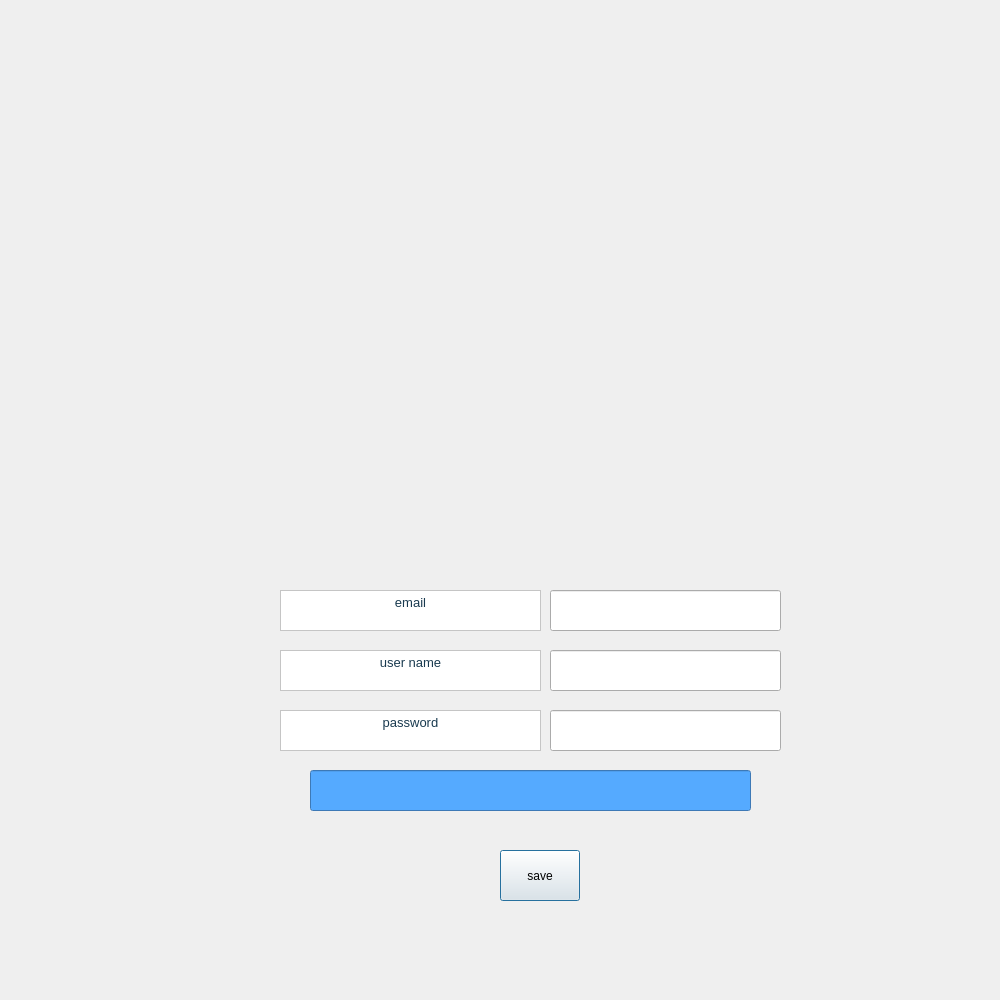
<?xml version="1.0" encoding="UTF-8"?>
<ui version="4.0">
 <class>sing_up</class>
 <widget class="QDialog" name="sing_up">
  <property name="geometry">
   <rect>
    <x>0</x>
    <y>0</y>
    <width>1000</width>
    <height>1000</height>
   </rect>
  </property>
  <property name="sizePolicy">
   <sizepolicy hsizetype="Preferred" vsizetype="Preferred">
    <horstretch>100</horstretch>
    <verstretch>0</verstretch>
   </sizepolicy>
  </property>
  <property name="minimumSize">
   <size>
    <width>1000</width>
    <height>1000</height>
   </size>
  </property>
  <property name="maximumSize">
   <size>
    <width>1000</width>
    <height>1000</height>
   </size>
  </property>
  <property name="windowTitle">
   <string>Dialog</string>
  </property>
  <property name="styleSheet">
   <string notr="true">background-image: url(:/new/prefix2/WELCOM.png);</string>
  </property>
  <widget class="QTextEdit" name="textEdit">
   <property name="geometry">
    <rect>
     <x>280</x>
     <y>590</y>
     <width>261</width>
     <height>41</height>
    </rect>
   </property>
   <property name="styleSheet">
    <string notr="true">background-color: rgb(255, 255, 255);</string>
   </property>
   <property name="readOnly">
    <bool>true</bool>
   </property>
   <property name="html">
    <string>&lt;!DOCTYPE HTML PUBLIC &quot;-//W3C//DTD HTML 4.0//EN&quot; &quot;http://www.w3.org/TR/REC-html40/strict.dtd&quot;&gt;
&lt;html&gt;&lt;head&gt;&lt;meta name=&quot;qrichtext&quot; content=&quot;1&quot; /&gt;&lt;style type=&quot;text/css&quot;&gt;
p, li { white-space: pre-wrap; }
&lt;/style&gt;&lt;/head&gt;&lt;body style=&quot; font-family:'MS Shell Dlg 2'; font-size:7.8pt; font-weight:400; font-style:normal;&quot;&gt;
&lt;p align=&quot;center&quot; style=&quot; margin-top:0px; margin-bottom:0px; margin-left:0px; margin-right:0px; -qt-block-indent:0; text-indent:0px;&quot;&gt;&lt;span style=&quot; font-size:10pt; color:#193a4f;&quot;&gt;email&lt;/span&gt;&lt;/p&gt;&lt;/body&gt;&lt;/html&gt;</string>
   </property>
  </widget>
  <widget class="QTextEdit" name="textEdit_2">
   <property name="geometry">
    <rect>
     <x>280</x>
     <y>710</y>
     <width>261</width>
     <height>41</height>
    </rect>
   </property>
   <property name="styleSheet">
    <string notr="true">background-color: rgb(255, 255, 255);</string>
   </property>
   <property name="readOnly">
    <bool>true</bool>
   </property>
   <property name="html">
    <string>&lt;!DOCTYPE HTML PUBLIC &quot;-//W3C//DTD HTML 4.0//EN&quot; &quot;http://www.w3.org/TR/REC-html40/strict.dtd&quot;&gt;
&lt;html&gt;&lt;head&gt;&lt;meta name=&quot;qrichtext&quot; content=&quot;1&quot; /&gt;&lt;style type=&quot;text/css&quot;&gt;
p, li { white-space: pre-wrap; }
&lt;/style&gt;&lt;/head&gt;&lt;body style=&quot; font-family:'MS Shell Dlg 2'; font-size:7.8pt; font-weight:400; font-style:normal;&quot;&gt;
&lt;p align=&quot;center&quot; style=&quot; margin-top:0px; margin-bottom:0px; margin-left:0px; margin-right:0px; -qt-block-indent:0; text-indent:0px;&quot;&gt;&lt;span style=&quot; font-size:10pt; color:#193a4f;&quot;&gt;password&lt;/span&gt;&lt;/p&gt;&lt;/body&gt;&lt;/html&gt;</string>
   </property>
  </widget>
  <widget class="QTextEdit" name="textEdit_3">
   <property name="geometry">
    <rect>
     <x>280</x>
     <y>650</y>
     <width>261</width>
     <height>41</height>
    </rect>
   </property>
   <property name="styleSheet">
    <string notr="true">background-color: rgb(255, 255, 255);</string>
   </property>
   <property name="readOnly">
    <bool>true</bool>
   </property>
   <property name="html">
    <string>&lt;!DOCTYPE HTML PUBLIC &quot;-//W3C//DTD HTML 4.0//EN&quot; &quot;http://www.w3.org/TR/REC-html40/strict.dtd&quot;&gt;
&lt;html&gt;&lt;head&gt;&lt;meta name=&quot;qrichtext&quot; content=&quot;1&quot; /&gt;&lt;style type=&quot;text/css&quot;&gt;
p, li { white-space: pre-wrap; }
&lt;/style&gt;&lt;/head&gt;&lt;body style=&quot; font-family:'MS Shell Dlg 2'; font-size:7.8pt; font-weight:400; font-style:normal;&quot;&gt;
&lt;p align=&quot;center&quot; style=&quot; margin-top:0px; margin-bottom:0px; margin-left:0px; margin-right:0px; -qt-block-indent:0; text-indent:0px;&quot;&gt;&lt;span style=&quot; font-size:10pt; color:#193a4f;&quot;&gt;user name&lt;/span&gt;&lt;/p&gt;&lt;/body&gt;&lt;/html&gt;</string>
   </property>
  </widget>
  <widget class="QLineEdit" name="emailtxt">
   <property name="geometry">
    <rect>
     <x>550</x>
     <y>590</y>
     <width>231</width>
     <height>41</height>
    </rect>
   </property>
  </widget>
  <widget class="QLineEdit" name="usertxt">
   <property name="geometry">
    <rect>
     <x>550</x>
     <y>650</y>
     <width>231</width>
     <height>41</height>
    </rect>
   </property>
  </widget>
  <widget class="QLineEdit" name="passtxt">
   <property name="geometry">
    <rect>
     <x>550</x>
     <y>710</y>
     <width>231</width>
     <height>41</height>
    </rect>
   </property>
  </widget>
  <widget class="QLineEdit" name="alarmtxt">
   <property name="geometry">
    <rect>
     <x>310</x>
     <y>770</y>
     <width>441</width>
     <height>41</height>
    </rect>
   </property>
   <property name="styleSheet">
    <string notr="true">background-color: rgb(85, 170, 255);
font: 11pt &quot;Modern No. 20&quot;;
color: rgb(255, 26, 26);</string>
   </property>
   <property name="readOnly">
    <bool>true</bool>
   </property>
  </widget>
  <widget class="QPushButton" name="pushButton">
   <property name="geometry">
    <rect>
     <x>500</x>
     <y>850</y>
     <width>80</width>
     <height>51</height>
    </rect>
   </property>
   <property name="text">
    <string>save</string>
   </property>
  </widget>
 </widget>
 <resources/>
 <connections/>
</ui>
